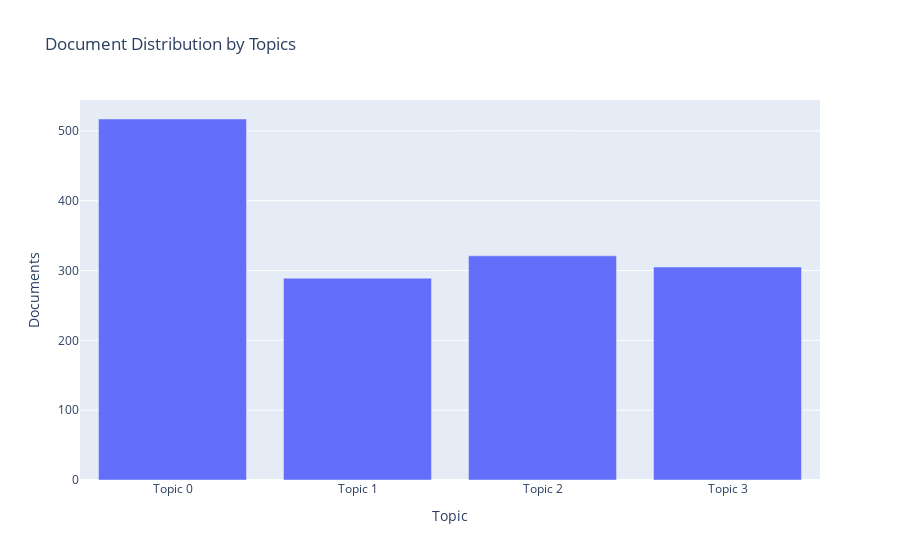
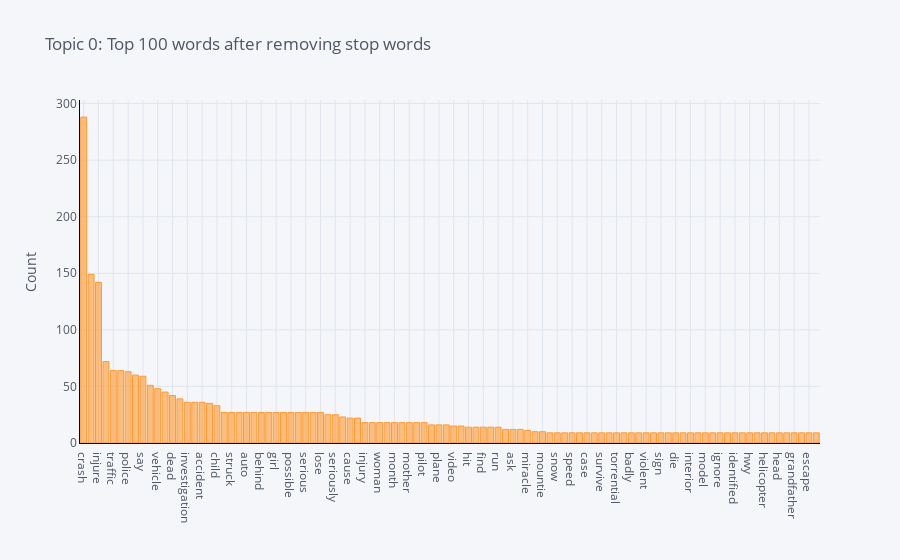
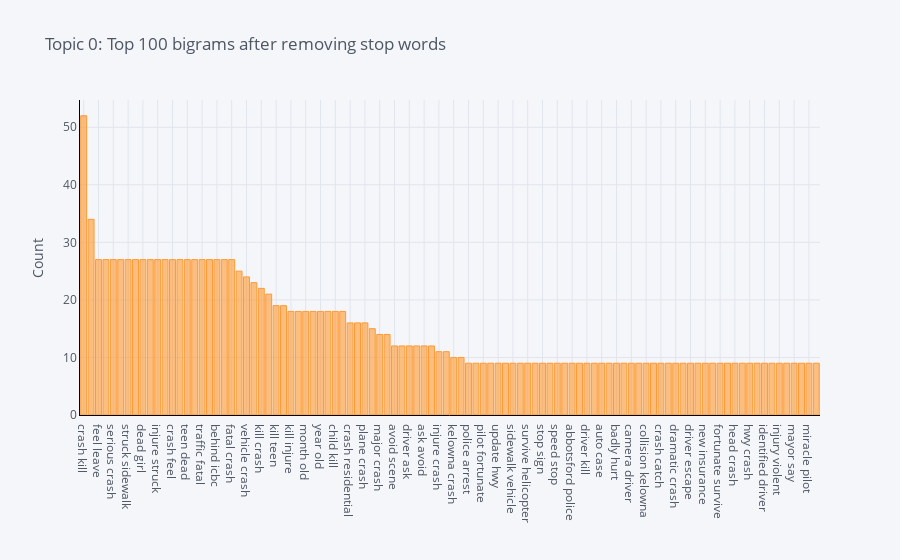
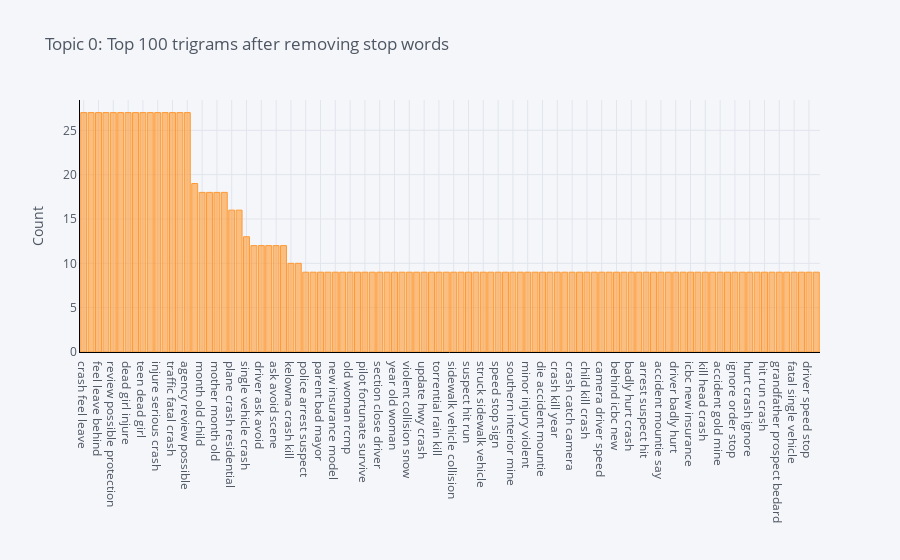

The code cell stored with these charts, in order, in its notebook:
### Code cell
plot_model(m1, plot='topic_distribution')
plot_model(m1, plot='topic_model')
plot_model(m1, plot='wordcloud', topic_num = 'Topic 0')
plot_model(m1, plot='frequency', topic_num = 'Topic 0')
plot_model(m1, plot='bigram', topic_num = 'Topic 0')
plot_model(m1, plot='trigram', topic_num = 'Topic 0')
plot_model(m1, plot='distribution', topic_num = 'Topic 0')
plot_model(m1, plot='sentiment', topic_num = 'Topic 0')

### Figure 1 — Plotly figure (JSON) as saved in the notebook; plotly's stock layout.template omitted (floating-point values rounded to 4 significant figures)
{"data": [{"alignmentgroup": "True", "customdata": [["crash, injure, kill, driver, traffic, police, say, highway, teen, vehicle"], ["crash, year, old, dead, hospital, woman, highway, driver, collision, take"], ["crash, vehicle, kill, dead, hospital, people, police, close, send, involve"], ["crash, die, accident, car, helicopter, pilot, woman, wildfire, family, engine"]], "hovertemplate": "Topic=%{x}<br>Documents=%{y}<br>Keyword=%{customdata[0]}<extra></extra>", "legendgroup": "", "marker": {"color": "#636efa", "pattern": {"shape": ""}}, "name": "", "offsetgroup": "", "orientation": "v", "showlegend": false, "textposition": "auto", "type": "bar", "x": ["Topic 0", "Topic 1", "Topic 2", "Topic 3"], "xaxis": "x", "y": [517, 289, 321, 305], "yaxis": "y"}], "layout": {"barmode": "relative", "legend": {"tracegroupgap": 0}, "title": {"text": "Document Distribution by Topics"}, "xaxis": {"anchor": "y", "domain": [0, 1], "title": {"text": "Topic"}, "type": "category", "range": [-0.5, 3.5], "autorange": true}, "yaxis": {"anchor": "x", "domain": [0, 1], "title": {"text": "Documents"}, "type": "linear", "range": [0, 544.2], "autorange": true}, "autosize": true}}

### Figure 2 — Plotly figure (JSON) as saved in the notebook; plotly's stock layout.template omitted (floating-point values rounded to 4 significant figures)
{"data": [{"marker": {"color": "rgba(255, 153, 51, 0.6)", "line": {"color": "rgba(255, 153, 51, 1.0)", "width": 1}}, "name": "count", "orientation": "v", "text": "", "type": "bar", "x": ["crash", "kill", "injure", "driver", "traffic", "teen", "police", "highway", "say", "collision", "vehicle", "leave", "dead", "fatal", "investigation", "old", "accident", "kelowna", "child", "sidewalk", "struck", "agency", "auto", "icbc", "behind", "protection", "girl", "review", "possible", "feel", "serious", "couple", "lose", "crew", "seriously", "seek", "cause", "single", "injury", "year", "woman", "mine", "month", "member", "mother", "stop", "pilot", "residential", "plane", "update", "video", "young", "hit", "major", "find", "close", "run", "scene", "ask", "avoid", "miracle", "parent", "mountie", "southern", "snow", "camera", "speed", "catch", "case", "believe", "survive", "suspect", "torrential", "bedard", "badly", "bad", "violent", "arrest", "sign", "mayor", "die", "dramatic", "interior", "minor", "model", "insurance", "ignore", "new", "identified", "order", "hwy", "hurt", "helicopter", "prospect", "head", "rcmp", "grandfather", "fortunate", "escape", "abbotsford"], "y": [288, 149, 142, 72, 64, 64, 63, 60, 59, 51, 48, 45, 42, 39, 36, 36, 36, 35, 33, 27, 27, 27, 27, 27, 27, 27, 27, 27, 27, 27, 27, 27, 27, 25, 25, 23, 22, 22, 18, 18, 18, 18, 18, 18, 18, 18, 18, 16, 16, 16, 15, 15, 14, 14, 14, 14, 14, 12, 12, 12, 11, 10, 10, 9, 9, 9, 9, 9, 9, 9, 9, 9, 9, 9, 9, 9, 9, 9, 9, 9, 9, 9, 9, 9, 9, 9, 9, 9, 9, 9, 9, 9, 9, 9, 9, 9, 9, 9, 9, 9]}], "layout": {"legend": {"bgcolor": "#F5F6F9", "font": {"color": "#4D5663"}}, "paper_bgcolor": "#F5F6F9", "plot_bgcolor": "#F5F6F9", "title": {"font": {"color": "#4D5663"}, "text": "Topic 0: Top 100 words after removing stop words"}, "xaxis": {"gridcolor": "#E1E5ED", "linecolor": "black", "showgrid": true, "tickfont": {"color": "#4D5663"}, "title": {"font": {"color": "#4D5663"}, "text": ""}, "zerolinecolor": "#E1E5ED", "type": "category", "range": [-0.5, 99.5], "autorange": true}, "yaxis": {"gridcolor": "#E1E5ED", "linecolor": "black", "showgrid": true, "tickfont": {"color": "#4D5663"}, "title": {"font": {"color": "#4D5663"}, "text": "Count"}, "zerolinecolor": "#E1E5ED", "type": "linear", "range": [0, 303.2], "autorange": true}, "autosize": true}}

### Figure 3 — Plotly figure (JSON) as saved in the notebook; plotly's stock layout.template omitted (floating-point values rounded to 4 significant figures)
{"data": [{"marker": {"color": "rgba(255, 153, 51, 0.6)", "line": {"color": "rgba(255, 153, 51, 1.0)", "width": 1}}, "name": "count", "orientation": "v", "text": "", "type": "bar", "x": ["crash kill", "crash highway", "feel leave", "couple injure", "serious crash", "highway investigation", "struck sidewalk", "review possible", "dead girl", "injure serious", "injure struck", "possible protection", "crash feel", "girl injure", "teen dead", "agency review", "traffic fatal", "lose auto", "behind icbc", "leave behind", "fatal crash", "seriously injure", "vehicle crash", "police seek", "kill crash", "traffic driver", "kill teen", "single vehicle", "kill injure", "say mother", "month old", "mother month", "year old", "old child", "child kill", "crew member", "crash residential", "injure plane", "plane crash", "vehicle collision", "major crash", "hit run", "avoid scene", "police say", "driver ask", "scene fatal", "ask avoid", "fatal single", "injure crash", "traffic highway", "kelowna crash", "teen parent", "police arrest", "violent collision", "pilot fortunate", "parent bad", "update hwy", "teen driver", "sidewalk vehicle", "prospect bedard", "survive helicopter", "run crash", "stop sign", "stop abbotsford", "speed stop", "suspect hit", "abbotsford police", "order stop", "driver kill", "arrest suspect", "auto case", "bad mayor", "badly hurt", "bedard identified", "camera driver", "catch camera", "collision kelowna", "collision snow", "crash catch", "crash ignore", "dramatic crash", "driver badly", "driver escape", "driver speed", "new insurance", "escape minor", "fortunate survive", "grandfather prospect", "head crash", "hurt crash", "hwy crash", "icbc new", "identified driver", "ignore order", "injury violent", "kill head", "mayor say", "minor injury", "miracle pilot", "insurance model"], "y": [52, 34, 27, 27, 27, 27, 27, 27, 27, 27, 27, 27, 27, 27, 27, 27, 27, 27, 27, 27, 27, 25, 24, 23, 22, 21, 19, 19, 18, 18, 18, 18, 18, 18, 18, 18, 16, 16, 16, 15, 14, 14, 12, 12, 12, 12, 12, 12, 11, 11, 10, 10, 9, 9, 9, 9, 9, 9, 9, 9, 9, 9, 9, 9, 9, 9, 9, 9, 9, 9, 9, 9, 9, 9, 9, 9, 9, 9, 9, 9, 9, 9, 9, 9, 9, 9, 9, 9, 9, 9, 9, 9, 9, 9, 9, 9, 9, 9, 9, 9]}], "layout": {"legend": {"bgcolor": "#F5F6F9", "font": {"color": "#4D5663"}}, "paper_bgcolor": "#F5F6F9", "plot_bgcolor": "#F5F6F9", "title": {"font": {"color": "#4D5663"}, "text": "Topic 0: Top 100 bigrams after removing stop words"}, "xaxis": {"gridcolor": "#E1E5ED", "linecolor": "black", "showgrid": true, "tickfont": {"color": "#4D5663"}, "title": {"font": {"color": "#4D5663"}, "text": ""}, "zerolinecolor": "#E1E5ED", "type": "category", "range": [-0.5, 99.5], "autorange": true}, "yaxis": {"gridcolor": "#E1E5ED", "linecolor": "black", "showgrid": true, "tickfont": {"color": "#4D5663"}, "title": {"font": {"color": "#4D5663"}, "text": "Count"}, "zerolinecolor": "#E1E5ED", "type": "linear", "range": [0, 54.74], "autorange": true}, "autosize": true}}

### Figure 4 — Plotly figure (JSON) as saved in the notebook; plotly's stock layout.template omitted (floating-point values rounded to 4 significant figures)
{"data": [{"marker": {"color": "rgba(255, 153, 51, 0.6)", "line": {"color": "rgba(255, 153, 51, 1.0)", "width": 1}}, "name": "count", "orientation": "v", "text": "", "type": "bar", "x": ["crash feel leave", "injure struck sidewalk", "feel leave behind", "fatal crash highway", "review possible protection", "serious crash feel", "dead girl injure", "crash highway investigation", "teen dead girl", "couple injure serious", "injure serious crash", "girl injure struck", "traffic fatal crash", "leave behind icbc", "agency review possible", "crash kill teen", "month old child", "say mother month", "mother month old", "old child kill", "plane crash residential", "injure plane crash", "single vehicle crash", "scene fatal single", "driver ask avoid", "traffic driver ask", "ask avoid scene", "avoid scene fatal", "kelowna crash kill", "kill teen parent", "police arrest suspect", "presume dead injure", "parent bad mayor", "prospect bedard identified", "new insurance model", "run crash kill", "old woman rcmp", "order stop abbotsford", "pilot fortunate survive", "abbotsford police say", "section close driver", "teen parent bad", "year old woman", "woman rcmp say", "violent collision snow", "vehicle collision kelowna", "update hwy crash", "traffic highway section", "torrential rain kill", "teen driver badly", "sidewalk vehicle collision", "teen die accident", "suspect hit run", "survive helicopter crash", "struck sidewalk vehicle", "stop abbotsford police", "speed stop sign", "miracle pilot fortunate", "southern interior mine", "injury violent collision", "minor injury violent", "lose auto case", "die accident mountie", "dead injure accident", "crash kill year", "crash ignore order", "crash catch camera", "close driver crash", "child kill crash", "catch camera driver", "camera driver speed", "believe crash kill", "behind icbc new", "bedard identified driver", "badly hurt crash", "bad mayor say", "arrest suspect hit", "accident southern interior", "accident mountie say", "dramatic crash catch", "driver badly hurt", "driver escape minor", "icbc new insurance", "kill year old", "kill head crash", "kill accident southern", "accident gold mine", "injure accident gold", "ignore order stop", "identified driver kill", "hurt crash ignore", "driver kill head", "hit run crash", "highway section close", "grandfather prospect bedard", "fortunate survive helicopter", "fatal single vehicle", "escape minor injury", "driver speed stop", "young teen die"], "y": [27, 27, 27, 27, 27, 27, 27, 27, 27, 27, 27, 27, 27, 27, 27, 19, 18, 18, 18, 18, 16, 16, 13, 12, 12, 12, 12, 12, 10, 10, 9, 9, 9, 9, 9, 9, 9, 9, 9, 9, 9, 9, 9, 9, 9, 9, 9, 9, 9, 9, 9, 9, 9, 9, 9, 9, 9, 9, 9, 9, 9, 9, 9, 9, 9, 9, 9, 9, 9, 9, 9, 9, 9, 9, 9, 9, 9, 9, 9, 9, 9, 9, 9, 9, 9, 9, 9, 9, 9, 9, 9, 9, 9, 9, 9, 9, 9, 9, 9, 9]}], "layout": {"legend": {"bgcolor": "#F5F6F9", "font": {"color": "#4D5663"}}, "paper_bgcolor": "#F5F6F9", "plot_bgcolor": "#F5F6F9", "title": {"font": {"color": "#4D5663"}, "text": "Topic 0: Top 100 trigrams after removing stop words"}, "xaxis": {"gridcolor": "#E1E5ED", "linecolor": "black", "showgrid": true, "tickfont": {"color": "#4D5663"}, "title": {"font": {"color": "#4D5663"}, "text": ""}, "zerolinecolor": "#E1E5ED", "type": "category", "range": [-0.5, 99.5], "autorange": true}, "yaxis": {"gridcolor": "#E1E5ED", "linecolor": "black", "showgrid": true, "tickfont": {"color": "#4D5663"}, "title": {"font": {"color": "#4D5663"}, "text": "Count"}, "zerolinecolor": "#E1E5ED", "type": "linear", "range": [0, 28.42], "autorange": true}, "autosize": true}}
